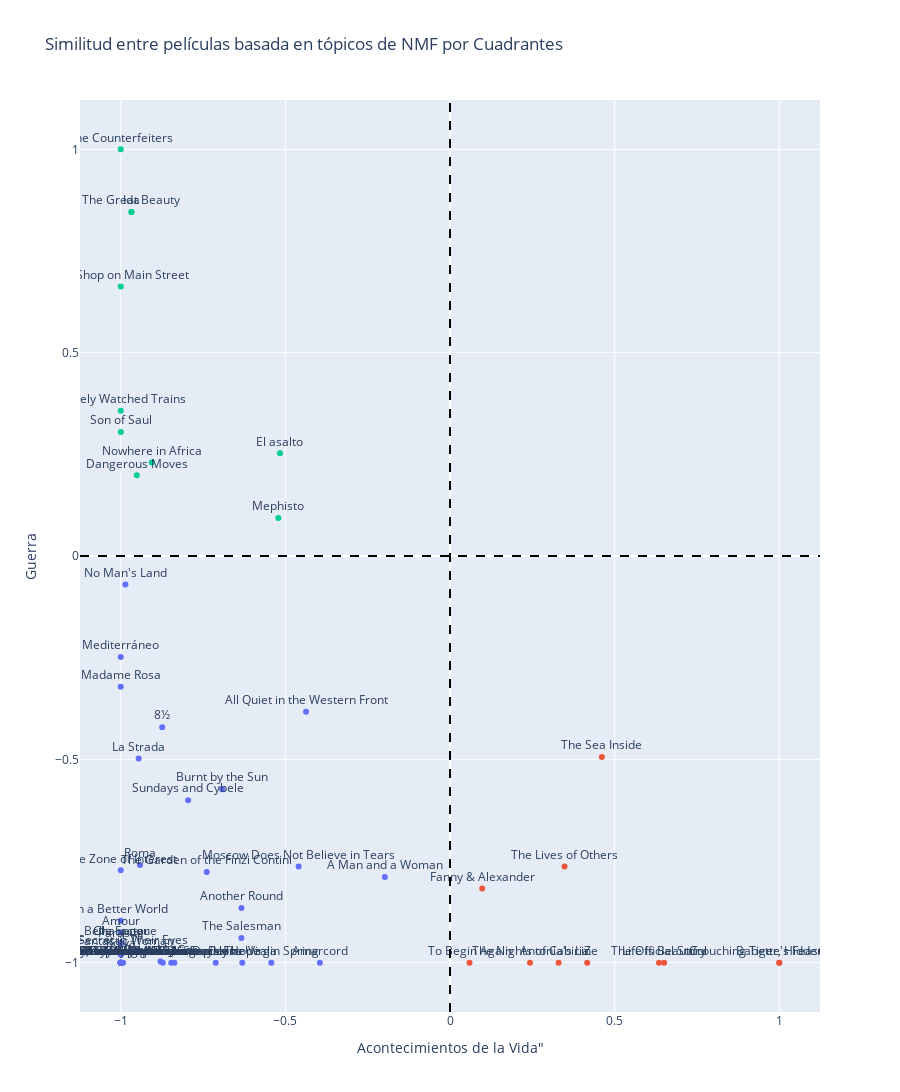

The code cell stored with this chart in its notebook:
### Code cell
# Extrayendo las coordenadas específicas para graficar y estandarizando
coordenadas_x = cargas_topico[:, 1]
coordenadas_y = cargas_topico[:, 2]

# Aplicar normalización Min-Max
def min_max_scaling(data, new_min=-1, new_max=1):
    min_val = np.min(data)
    max_val = np.max(data)
    scaled_data = (data - min_val) / (max_val - min_val) * (new_max - new_min) + new_min
    return scaled_data

coordenadas_x_scaled = min_max_scaling(coordenadas_x)
coordenadas_y_scaled = min_max_scaling(coordenadas_y)

# Crear un DataFrame
df_plot = pd.DataFrame({
    'X': coordenadas_x_scaled,
    'Y': coordenadas_y_scaled,
    'Título': df['Título'],
    'Año': df['Año']
})

# Asignar cuadrantes correctamente convirtiendo categorías a strings
x_cuts = pd.cut(df_plot['X'], bins=[-np.inf, 0, np.inf], labels=['Negativo', 'Positivo']).astype(str)
y_cuts = pd.cut(df_plot['Y'], bins=[-np.inf, 0, np.inf], labels=['Negativo', 'Positivo']).astype(str)
df_plot['Cuadrante'] = x_cuts + '-' + y_cuts

# Crear el gráfico de dispersión con Plotly, diferenciando por cuadrante
fig = px.scatter(df_plot, x='X', y='Y', color='Cuadrante', text='Título',
                 title='Similitud entre películas basada en tópicos de NMF por Cuadrantes',
                 labels={'X': 'Acontecimientos de la Vida', 'Y': 'Guerra'})
fig.update_traces(textposition='top center')
fig.update_layout(showlegend=True)
fig.update_layout(showlegend=False, height=1200)  
fig.add_vline(x=0, line_width=2, line_dash="dash", line_color="black")
fig.add_hline(y=0, line_width=2, line_dash="dash", line_color="black")

fig.show()

### Figure 1 — Plotly figure (JSON) as saved in the notebook; plotly's stock layout.template omitted (floating-point values rounded to 4 significant figures)
{"data": [{"hovertemplate": "Cuadrante=Negativo-Negativo<br>Acontecimientos de la Vida\"=%{x}<br>Guerra=%{y}<br>Título=%{text}<extra></extra>", "legendgroup": "Negativo-Negativo", "marker": {"color": "#636efa", "symbol": "circle"}, "mode": "markers+text", "name": "Negativo-Negativo", "orientation": "v", "showlegend": true, "text": ["La Strada", "My Uncle", "Black Orpheus", "The Virgin Spring", "Through a Glass Darkly", "Sundays and Cybele", "8½", "Yesterday, Today and Tomorrow", "A Man and a Woman", "War and Peace", "Investigation of a Citizen Above Suspicion", "The Garden of the Finzi Contini", "The Discreet Charm of the Bourgeoisie", "Day for Night", "Amarcord", "Dersu Uzala", "Black and White in Color", "Madame Rosa", "Get Out Your Handkerchiefs", "The Tin Drum", "Moscow Does Not Believe in Tears", "Pelle the Conqueror", "Cinema Paradiso", "Journey of Hope", "Mediterráneo", "Indochine", "Belle Époque", "Burnt by the Sun", "Kolya", "Character", "All About My Mother", "No Man's Land", "The Barbarian Invasions", "Tsotsi", "Departures", "The Secret in Their Eyes", "In a Better World", "Yodaí-e Nader az Simín", "Amour", "The Salesman", "A Fantastic Woman", "Roma", "Parasite", "Another Round", "Drive My Car", "All Quiet in the Western Front", "The Zone of Interest"], "textposition": "top center", "type": "scatter", "x": [-0.9456, -1, -1, -0.5428, -0.8723, -0.7952, -0.8741, -1, -0.1979, -1, -1, -0.7388, -1, -1, -0.3952, -0.631, -1, -1, -1, -1, -0.4598, -1, -1, -0.7116, -1, -0.8467, -1, -0.6921, -1, -1, -1, -0.986, -0.8369, -1, -1, -1, -1, -0.9929, -1, -0.6335, -1, -0.9414, -1, -0.6335, -0.8792, -0.4372, -1], "xaxis": "x", "y": [-0.498, -1, -1, -1, -1, -0.6004, -0.421, -1, -0.7894, -1, -1, -0.777, -1, -1, -1, -1, -1, -0.3217, -1, -1, -0.7636, -1, -1, -1, -0.2482, -1, -0.9516, -0.5735, -0.9804, -0.9514, -1, -0.06982, -1, -1, -1, -0.9742, -0.897, -1, -0.926, -0.9395, -0.9767, -0.7596, -0.955, -0.8655, -0.9969, -0.383, -0.773], "yaxis": "y"}, {"hovertemplate": "Cuadrante=Positivo-Negativo<br>Acontecimientos de la Vida\"=%{x}<br>Guerra=%{y}<br>Título=%{text}<extra></extra>", "legendgroup": "Positivo-Negativo", "marker": {"color": "#EF553B", "symbol": "circle"}, "mode": "markers+text", "name": "Positivo-Negativo", "orientation": "v", "showlegend": true, "text": ["The Nights of Cabiria", "Z", "To Begin Again", "Fanny & Alexander", "The Official Story", "Babette's Feast", "Antonia's Line", "Life Is Beautiful", "Crouching Tiger, Hidden Dragon", "The Sea Inside", "The Lives of Others"], "textposition": "top center", "type": "scatter", "x": [0.243, 0.4167, 0.05921, 0.09784, 0.6347, 1, 0.3299, 0.6503, 1, 0.4611, 0.348], "xaxis": "x", "y": [-1, -1, -1, -0.8175, -1, -1, -1, -1, -1, -0.4944, -0.7636], "yaxis": "y"}, {"hovertemplate": "Cuadrante=Negativo-Positivo<br>Acontecimientos de la Vida\"=%{x}<br>Guerra=%{y}<br>Título=%{text}<extra></extra>", "legendgroup": "Negativo-Positivo", "marker": {"color": "#00cc96", "symbol": "circle"}, "mode": "markers+text", "name": "Negativo-Positivo", "orientation": "v", "showlegend": true, "text": ["The Shop on Main Street", "Closely Watched Trains", "Mephisto", "Dangerous Moves", "El asalto", "Nowhere in Africa", "The Counterfeiters", "The Great Beauty", "Ida", "Son of Saul"], "textposition": "top center", "type": "scatter", "x": [-1, -1, -0.5213, -0.9514, -0.5164, -0.9059, -1, -0.9675, -0.9675, -1], "xaxis": "x", "y": [0.663, 0.357, 0.09373, 0.1985, 0.2526, 0.2297, 1, 0.8458, 0.8458, 0.3049], "yaxis": "y"}], "layout": {"height": 1200, "legend": {"title": {"text": "Cuadrante"}, "tracegroupgap": 0}, "shapes": [{"line": {"color": "black", "dash": "dash", "width": 2}, "type": "line", "x0": 0, "x1": 0, "xref": "x", "y0": 0, "y1": 1, "yref": "y domain"}, {"line": {"color": "black", "dash": "dash", "width": 2}, "type": "line", "x0": 0, "x1": 1, "xref": "x domain", "y0": 0, "y1": 0, "yref": "y"}], "showlegend": false, "title": {"text": "Similitud entre películas basada en tópicos de NMF por Cuadrantes"}, "xaxis": {"anchor": "y", "domain": [0, 1], "title": {"text": "Acontecimientos de la Vida\""}}, "yaxis": {"anchor": "x", "domain": [0, 1], "title": {"text": "Guerra"}}}}
